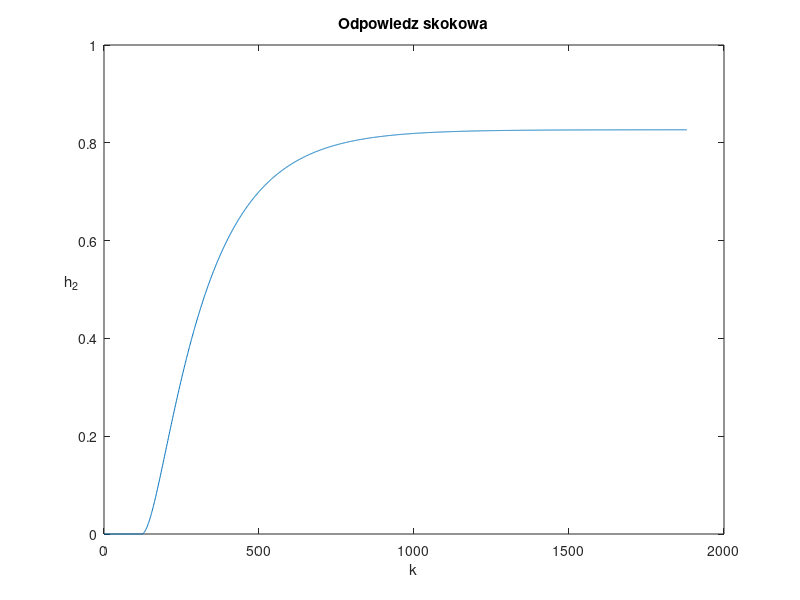

This figure's MATLAB source:
clear all

%% Wymierzanie skoku jednostkowego

D = 2000;

%skok wartosci F1
dF1 = 1;

%Parametry obiektu
A1 = 505;
C2 = 0.65;
ap1 = 23; %alfa_1
ap2 = 15; %alfa_2

%Punkt pracy obiektu
tau = 120;
h2_0 = 38.44;
h1_0 = 16.34;
F1 = 78;
FD = 15;

F10 = 78;
FD0 = 15;

%Objetośc punktu pracy
v2_0 = h2_0^2 * C2;
v1_0 = h1_0 * A1;

t_sym = 2200; %czas symulacji
T = 1; %krok

%warunki_początkowe
kp = 120/T + 2;
kk = t_sym/T;
h1(1:kp) = h1_0;
h2(1:kp) = h2_0;
v1(1:kp) = v1_0;
v2(1:kp) = v2_0;
F1in(1:T:t_sym/T) = F1;
FDc(1:T:t_sym/T) = FD;


%Symulacja obiektu liniowego
for k = kp:t_sym/T
    F1in(k) = F1+dF1;
        v1(k) = v1(k-1) + T*(F1in(k-1-(tau/T)) - F10 + FDc(k-1) - FD0 - (ap1/(2*(sqrt(h1_0))))*(h1(k-1)-h1_0));
        v2(k) = v2(k-1) + T*((ap1/(2*(sqrt(h1_0))))*(h1(k-1)-h1_0) - (ap2/(2*(sqrt(h2_0))))*(h2(k-1)-h2_0)); 
        h2(k) = h2_0 + 1/(2*sqrt(C2*v2_0))*(v2(k) - v2_0);
        h1(k) = v1(k)/A1;
end


%Skok jednostkowy
Yj = h2 - h2(kp);
Yj = Yj/dF1;
s = Yj(:,kp:D+1);
plot(s)
title("Odpowiedz skokowa")
ylabel("h_2")
xlabel("k")
set(get(gca,'ylabel'),'rotation',0)
% exportgraphics(gca,'odp_skok_lin.pdf')

save("Odp_skok\odp_skok.mat", "s");
